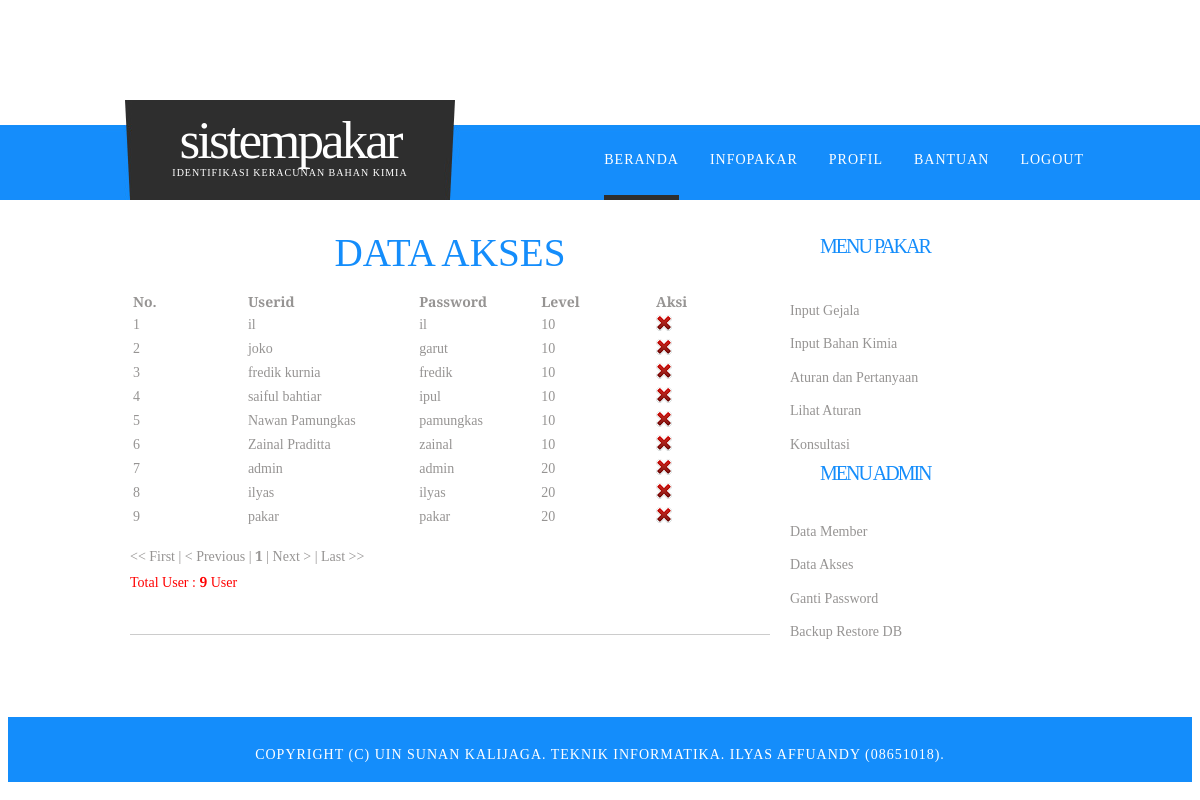
Screenshot of /home.php?page=user (signed in) with the database file from the repository.
### tables this page shows
CREATE TABLE IF NOT EXISTS `user` (
  `userid` varchar(40) NOT NULL,
  `password` varchar(30) NOT NULL,
  `level` varchar(3) NOT NULL,
  PRIMARY KEY (`userid`)
);

### page/user.php (the view, shortened to what this page needs)
                    <div>
                        <h2 align="center">DATA AKSES</h2>
                    </div>
 <p><table id="tablemn" >
	<thead >
		<th width="10%" >No.</th>
		<th width="15%">Userid</th>
		<th width="10%">Password</th>
		<th width="10%">Level</th>
		<th width="10%">Aksi</th>
	</thead>
	<tbody>
<?php
$batas=10;
$halaman = $_GET['halaman'];
if(empty($halaman))
{
$posisi=0;
$halaman=1;
}
else
{
$posisi = ($halaman-1) * $batas;
}
$no=$posisi+1;
$sql=  mysql_query("SELECT * FROM user ORDER BY level ASC limit $posisi,$batas") or die (mysql_query());
if (mysql_num_rows($sql) == 0){
	echo '<tr><td colspan=4><center><br/><h4>Tidak ada data</h4></center></td></tr>';
	}else{
while ($row = mysql_fetch_assoc($sql)) {
     echo '<tr>
			<td>'.$no.'</td>
			<td>'.$row['userid'].'</td>
			<td>'.$row['password'].'</td>
			<td>'.$row['level'].'</td>
			<td>
            <a href="home.php?page=user&aksi=del&userid='.$row['userid'].'" onclick="return confirm(\'Apakah kamu yakin ingin menghapus '.$row['userid'].' ?\');" title="Delete"><img src="images/icons/cross.png" alt="Delete" /></a></td></tr>';
$no++;
			}
}
?>
	</tbody>
</table><br/>
<?php
$file="?page=user";
$tampil2="SELECT * FROM user ORDER BY level ASC";
$hasil2=mysql_query($tampil2);
$jmldata=mysql_num_rows($hasil2);
$jmlhalaman=ceil($jmldata/$batas);
if($halaman > 1)
{
$previous=$halaman-1;
echo "<A HREF=$file&&halaman=1><< First</A> |
<A HREF=$file&&halaman=$previous>< Previous</A> | ";
}
else
{
echo "<< First | < Previous | ";
}
$angka=($halaman > 3 ? " ... " : " ");
for($i=$halaman-2;$i<$halaman;$i++)
{
if ($i < 1)
continue;
$angka .= "<a href=$file&&halaman=$i>$i</A> ";
}
$angka .= " <b>$halaman</b> ";
for($i=$halaman+1;$i<($halaman+3);$i++)
{
if ($i > $jmlhalaman)
break;
$angka .= "<a href=$file&&halaman=$i>$i</A> ";
}
$angka .= ($halaman+2<$jmlhalaman ? " ...
<a href=$file&&halaman=$jmlhalaman>$jmlhalaman</A> " : " ");
echo "$angka";
if($halaman < $jmlhalaman)
{
$next=$halaman+1;
echo " | <A HREF=$file&&halaman=$next>Next ></A> |
<A HREF=$file&&halaman=$jmlhalaman>Last >></A> ";
}
else
{
echo " | Next > | Last >>";
}
echo "<p><font color=red>Total User : <b>$jmldata</b> User</font></p>";
?>

### css/style.css (style rules this page uses)
body { margin-top: 100px; padding: 0px; background: #FFFFFF url(../images/img02.jpg) repeat-x left top; font-family: 'Arvo', serif; font-size: 14px; color: #969493; }
h1, h2, h3 { margin: 0; padding: 0; font-family: 'Arvo', serif; font-weight: normal; color: #148DFB; }
h2 { font-size: 2.8em; }
p, ul, ol { margin-top: 0; line-height: 240%; }
a { text-decoration: none; color: #148DFB; }

### rows the page displays
user: userid "il", password "il", level "10"
user: userid "joko", password "garut", level "10"
user: userid "fredik kurnia", password "fredik", level "10"
user: userid "saiful bahtiar", password "ipul", level "10"
user: userid "Nawan Pamungkas", password "pamungkas", level "10"
user: userid "Zainal Praditta", password "zainal", level "10"
user: userid "admin", password "admin", level "20"
user: userid "ilyas", password "ilyas", level "20"
user: userid "pakar", password "pakar", level "20"

### other values shown
$halaman "1"
$jmldata "9"
